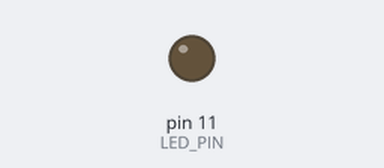
The sketch below on a simulated Arduino Uno, built with avr-gcc and run on an emulated ATmega328P. Shown: output pins drawn as LEDs (lit = HIGH).

Above: at 0.15 s.
Timing chart, 0 to 1.6 s (numbered marks = the images above):
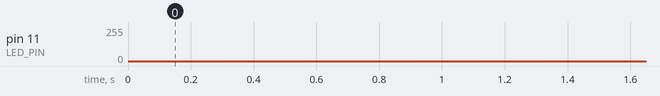

The sketch:

DunklerHeller.ino
```cpp
#define LED_PIN 11

int zeit = 3;

void setup()
{
    pinMode(LED_PIN, OUTPUT);
}

void loop()
{
    for (int i = 0; i < 255; i++)
    {
        analogWrite(LED_PIN, i);
        delay(zeit);
    }
    for (int i = 255; i > 0; i--)
    {
        analogWrite(LED_PIN, i);
        delay(zeit);
    }
}
```
